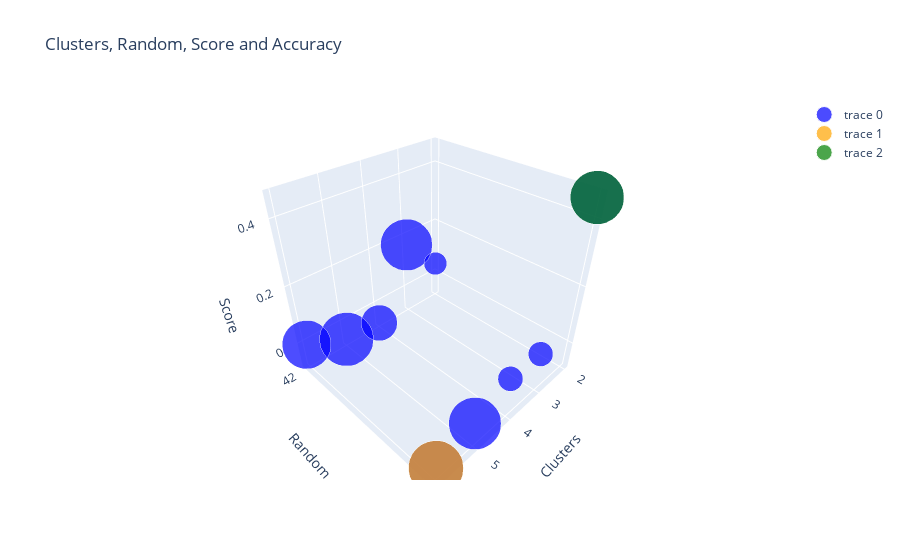

Source (notebook cell):
### Code cell
# to draw live diagram to show the most accuracy data
max_acc_idx = eval_result['Accuracy'].idxmax()
max_score_idx = eval_result['Score'].idxmax()

# 3D scatter plot
fig = go.Figure(data=[
        go.Scatter3d(
            x=eval_result['Clusters'],
            y=eval_result['Random'],
            z=eval_result['Score'],
            mode='markers',
            marker=dict(size=eval_result['Accuracy']*50, color='blue'),
            hoverinfo='text',
            hovertext=[f"Accuracy: {acc:.2f}%" for acc in eval_result['Accuracy']*100]),
        go.Scatter3d(
            x=[eval_result.loc[max_acc_idx, 'Clusters']],
            y=[eval_result.loc[max_acc_idx, 'Random']],
            z=[eval_result.loc[max_acc_idx, 'Score']],
            mode='markers',
            marker=dict(
                size=[eval_result.loc[max_acc_idx, 'Accuracy']*50], 
                color='orange', 
                symbol='circle',
                line=dict(width=1)
            ),
            hoverinfo='text',
            hovertext=[f"Max Accuracy: {eval_result.loc[max_acc_idx, 'Accuracy']*100:.2f}%"]),
        go.Scatter3d(
            x=[eval_result.loc[max_score_idx, 'Clusters']],
            y=[eval_result.loc[max_score_idx, 'Random']],
            z=[eval_result.loc[max_score_idx, 'Score']],
            mode='markers',
            marker=dict(
                size=[eval_result.loc[max_score_idx, 'Accuracy']*50], 
                color='green', 
                symbol='circle',
                line=dict(width=1)
            ),
            hoverinfo='text',
            hovertext=[f"Accuracy of Max Score: {eval_result.loc[max_score_idx, 'Accuracy']*100:.2f}%"])
    ])

# Set labels and title
fig.update_layout(
    title='Clusters, Random, Score and Accuracy',
    scene=dict(
        xaxis_title='Clusters',
        xaxis=dict(tickformat="d", dtick=1),
        yaxis_title='Random',
        yaxis=dict(tickformat="d", dtick=1),
        zaxis_title='Score'
    )
)

# Show interactive plot
# fig.show()

### Figure 1 — Plotly figure (JSON) as saved in the notebook; plotly's stock layout.template omitted (floating-point values rounded to 4 significant figures)
{"data": [{"hoverinfo": "text", "hovertext": ["Accuracy: 31.47%", "Accuracy: 74.44%", "Accuracy: 71.65%", "Accuracy: 34.14%", "Accuracy: 49.86%", "Accuracy: 34.59%", "Accuracy: 74.58%", "Accuracy: 72.52%", "Accuracy: 67.55%", "Accuracy: 76.10%"], "marker": {"color": "blue", "size": [15.74, 37.22, 35.82, 17.07, 24.93, 17.3, 37.29, 36.26, 33.77, 38.05]}, "mode": "markers", "type": "scatter3d", "x": [2, 2, 3, 3, 4, 4, 5, 5, 6, 6], "y": [42, 43, 42, 43, 42, 43, 42, 43, 42, 43], "z": [0.03862, 0.4561, 0.1687, 0.04602, -0.07716, 0.05004, -0.06603, -0.003535, -0.003993, -0.04274]}, {"hoverinfo": "text", "hovertext": ["Max Accuracy: 76.10%"], "marker": {"color": "orange", "line": {"width": 1}, "size": [38.05], "symbol": "circle"}, "mode": "markers", "type": "scatter3d", "x": [6], "y": [43], "z": [-0.04274]}, {"hoverinfo": "text", "hovertext": ["Accuracy of Max Score: 74.44%"], "marker": {"color": "green", "line": {"width": 1}, "size": [37.22], "symbol": "circle"}, "mode": "markers", "type": "scatter3d", "x": [2], "y": [43], "z": [0.4561]}], "layout": {"scene": {"xaxis": {"dtick": 1, "tickformat": "d", "title": {"text": "Clusters"}}, "yaxis": {"dtick": 1, "tickformat": "d", "title": {"text": "Random"}}, "zaxis": {"title": {"text": "Score"}}}, "title": {"text": "Clusters, Random, Score and Accuracy"}}}
